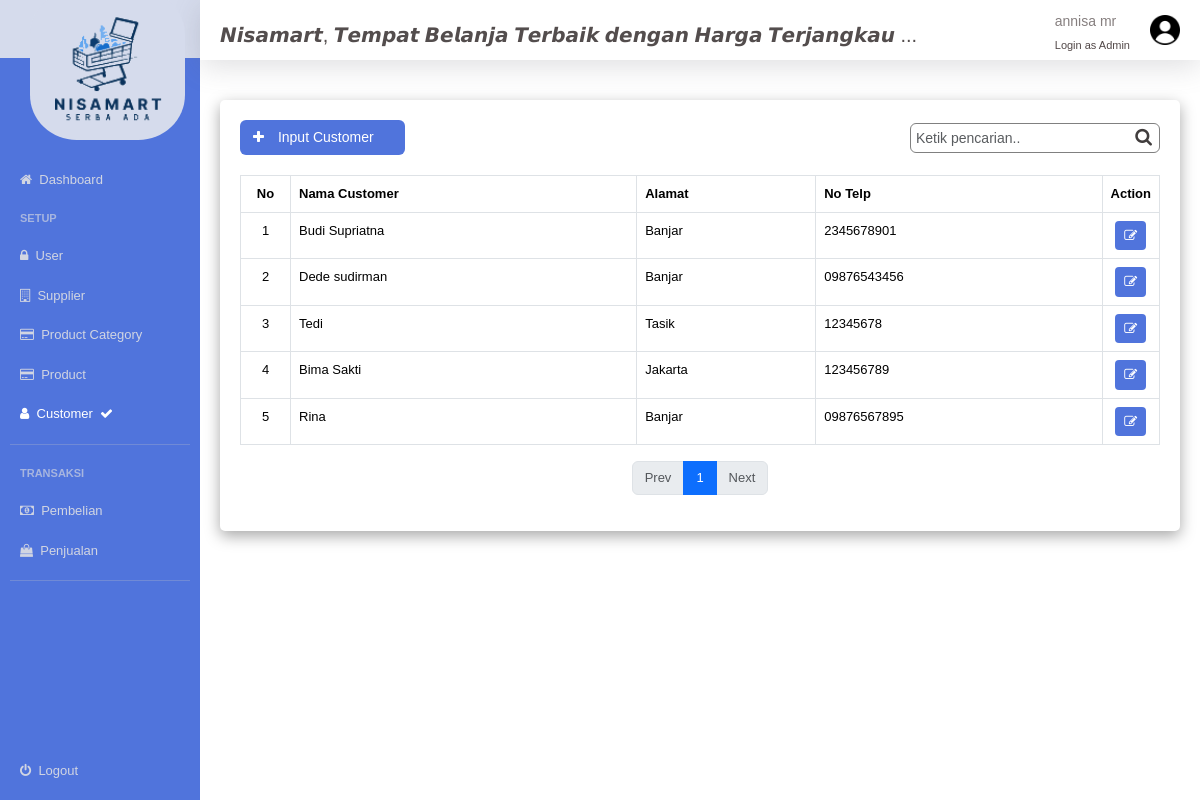
Page /adm_customers.php (signed in) on the committed database.
### tables this page shows
CREATE TABLE `pelanggan` (
  `pelanggan_id` int(11) NOT NULL,
  `toko_id` int(11) NOT NULL,
  `nama_pelanggan` varchar(50) NOT NULL,
  `alamat` varchar(100) NOT NULL,
  `no_hp` varchar(50) NOT NULL,
  `created_at` timestamp NOT NULL DEFAULT current_timestamp() ON UPDATE current_timestamp()
);

### adm_customers.php (the view, shortened to what this page needs)
<?php
include 'config/dbconnection.php';
$limit = isset($_SESSION['records-limit']) ? $_SESSION['records-limit'] : 7;
$page = (isset($_GET['page']) && is_numeric($_GET['page'])) ? $_GET['page'] : 1;
$paginationStart = ($page - 1) * $limit;
$stmt = $conn->prepare("SELECT ROW_NUMBER() OVER(ORDER BY pelanggan_id) AS no, pelanggan_id,nama_pelanggan,alamat, no_hp  FROM pelanggan order by pelanggan_id LIMIT $paginationStart, $limit");
$stmt->execute();
$data = $stmt->fetchAll();
$stmt = $conn->prepare("SELECT count(pelanggan_id) AS id FROM pelanggan");
$stmt->execute();
$countdata = $stmt->fetchAll();
$allRecrods = $countdata[0]['id'];
$totoalPages = ceil($allRecrods / $limit);
$prev = $page - 1;
$next = $page + 1;
$pnama_petugas = $_SESSION['pnama_petugas'];
$plevel = $_SESSION['plevel'];
?>
<!DOCTYPE html>
<html lang="en">
<head>
    <link rel="stylesheet" href="css/layout.css">
    <link rel="stylesheet" href="css/menu.css">
    <link rel="stylesheet" href="css/forms.css">
    <link rel="stylesheet" href="font-awesome/css/font-awesome.min.css">
    <link href="https://cdn.jsdelivr.net/npm/bootstrap@5.3.2/dist/css/bootstrap.min.css" rel="stylesheet">
</head>
<body>
    <div class="layout_container">
        <div class="layout_menu">
            <div class="menu">
                <div class="menu_header">
                    <div class="menu_header_logo">
                        <img src="images/logo.png" alt="" style="background-color:rgb(213, 219, 236);height:150px; top:-60px;left:30px;position:absolute;border-radius:30%;">
                    </div>
                </div>
                <div class="menu_detail">
                    <div class="menu_detail_data">
                        <a href="adm_dashboard.php">
                            <div class="menu_detail_icon">
                                <i class="fa fa-home"></i> &nbsp; Dashboard
                            </div>
                        </a>
                    </div>
                    <div class="menu_detail_title">
                        SETUP
                    </div>
                    <div class="menu_detail_data">
                        <a href="adm_users.php">
                            <div class="menu_detail_icon">
                                <i class="fa fa-lock"></i> &nbsp; User
                            </div>
                        </a>
                    </div>
                    <div class="menu_detail_data">
                        <a href="adm_suppliers.php">
                            <div class="menu_detail_icon">
                                <i class="fa fa-building-o"></i> &nbsp; Supplier
                            </div>
                        </a>
                    </div>
                    <div class="menu_detail_data">
                        <a href="adm_product_categories.php">
                            <div class="menu_detail_icon">
                                <i class="fa fa-credit-card"></i> &nbsp; Product Category
                            </div>
                        </a>
                    </div>
                    <div class="menu_detail_data">
                        <a href="adm_products.php">
                            <div class="menu_detail_icon">
                                <i class="fa fa-credit-card"></i> &nbsp; Product
                            </div>
                        </a>
                    </div>
                    <div class="menu_detail_data">
                        <a href="adm_customers.php">
                            <div class="menu_detail_icon menu_detail_data_active">
                                <i class="fa fa-user"></i> &nbsp; Customer &nbsp; <i class="fa fa-check"></i>
                            </div>
                        </a>
                    </div>
                </div>
                <div class="menu_divider">
                    <div class="menu_divider_style"></div>
                </div>
              <div class="menu_detail">
                    <div class="menu_detail_title">
                        TRANSAKSI
                    </div>
                    <div class="menu_detail_data">
                        <a href="adm_buy_add.php">
                            <div class="menu_detail_icon">
                                <i class="fa fa-money"></i> &nbsp; Pembelian
                            </div>
                        </a>
                    </div>
                    <div class="menu_detail_data">
                        <a href="adm_sale_add.php">
                            <div class="menu_detail_icon">
                                <i class="fa fa-shopping-bag"></i> &nbsp; Penjualan
                            </div>
                        </a>
                    </div>
                </div>
                <div class="menu_divider">
                    <div class="menu_divider_style"></div>
                </div>
                <div class="menu_footer">
                    <div class="menu_detail_data">
                        <a href="logout.php">
                            <div class="menu_detail_icon">
                                <i class="fa fa-power-off"></i> &nbsp; Logout
                            </div>
                        </a>
                    </div>
                </div>
            </div>
        </div>
        <div class="layout_form">
            <div class="forms">
                <div class="forms_header">
                    <div class="forms_header_title" style="position:relative;">
                        <div style=" display:flex;top:-10px;position:absolute;left:20px;width:100%;">
                            𝙉𝙞𝙨𝙖𝙢𝙖𝙧𝙩, 𝙏𝙚𝙢𝙥𝙖𝙩 𝘽𝙚𝙡𝙖𝙣𝙟𝙖 𝙏𝙚𝙧𝙗𝙖𝙞𝙠 𝙙𝙚𝙣𝙜𝙖𝙣 𝙃𝙖𝙧𝙜𝙖 𝙏𝙚𝙧𝙟𝙖𝙣𝙜𝙠𝙖𝙪 ...
                        </div>
                    </div>
                    <div class="forms_header_login">
                        <div class="forms_header_login_user">
                            <div class="forms_header_login_username">
                                <?php echo $pnama_petugas; ?>
                            </div>
                            <div class="forms_header_login_useraccess">
                                Login as <?php echo ucfirst($plevel); ?>
                            </div>
                        </div>
                        <div class="forms_header_login_userpic">
                            <img src="images/user.png" alt="" style="height: 30px;">
                        </div>
                    </div>
                </div>
                <div class="forms_content">
                    <div class="forms_content_title">
                    </div>
                    <div class="forms_content_box">
                        <div class="forms_content_box_toolbar">
                            <div class="forms_content_box_toolbar_item">
                                <button id="iBtnTambah" type="submit" class="btn btn-default btn-md" style="padding-right:30px;background-color:#5074dc;color:white;font-size:14px;">
                                    <span class="fa fa-plus" style="padding-right:10px;"></span> Input Customer
                                </button>
                            </div>
                            <div class="forms_content_box_toolbar_search">
                                <div style="margin-left:10px;">
                                    <input type="text" class="form-control" placeholder="Ketik pencarian.." id="cUser" style="width:250px;height:30px;border-style:solid;border-width:0.5px; border-color:#808080;padding-left:5px;font-size:14px;">
                                    <i class="fa fa-search" style="position:absolute;right:8px;top:5px;font-size:18px;"></i>
                                </div>
                            </div>
                        </div>
                        <div class="forms_content_box_tables">
                            <div style="display: block;overflow-x:auto; white-space: nowrap;width:100%;">
                                <table id="tables" class="table table-bordered table-hover">
                                    <thead>
                                        <tr>
                                            <th style="text-align:center;width:50px;">No</th>
                                            <th>Nama Customer</th>
                                            <th>Alamat</th>
                                            <th>No Telp</th>
                                            <th style="width:50px;text-align:center;">Action</th>
                                        </tr>
                                    </thead>
                                    <tbody id="tableCariUser">
                                        <?php
                                        foreach ($data as $row) {
                                            $no = $row['no'];
                                            $nama_pelanggan = $row['nama_pelanggan'];
                                            $alamat = $row['alamat'];
                                            $no_hp =  $row['no_hp'];
                                        ?>
                                            <tr>
                                                <td style="text-align:center"><?php echo $no; ?></td>
                                                <td><?php echo $nama_pelanggan; ?></td>
                                                <td><?php echo $alamat; ?></td>
                                                <td><?php echo $no_hp; ?></td>
                                                <td style="text-align:center">
                                                        <button id="BtnEdit" type="submit" class="btn btn-default btn-sm" style="background-color:#5074dc;color:white;font-size:13px;">
                                                            <span class="fa fa-edit"></span>
                                                        </button>
                                                </td>
                                            </tr>
                                        <?php } ?>
                                    </tbody>
                                </table>
                                <nav aria-label="Page navigation example mt-5">
                                    <ul class="pagination justify-content-center">
                                        <li class="page-item <?php if ($page <= 1) {
                                                                    echo 'disabled';
                                                                } ?>">
                                            <a class="page-link" style="font-size:13px;" href="<?php if ($page <= 1) {
                                                                                                    echo '#';
                                                                                                } else {
                                                                                                    echo "?page=" . $prev;
                                                                                                } ?>">Prev</a>
                                        </li>
                                        <?php for ($i = 1; $i <= $totoalPages; $i++) : ?>
                                            <li class="page-item <?php if ($page == $i) {
                                                                        echo 'active';
                                                                    } ?>">
                                                <a class="page-link" style="font-size:13px;" href="adm_customers.php?page=<?= $i; ?>"> <?= $i; ?> </a>
                                            </li>
                                        <?php endfor; ?>
                                        <li class="page-item <?php if ($page >= $totoalPages) {
                                                                    echo 'disabled';
                                                                } ?>">
                                            <a class="page-link" style="font-size:13px;" href="<?php if ($page >= $totoalPages) {
                                                                                                    echo '#';
                                                                                                } else {
                                                                                                    echo "?page=" . $next;
                                                                                                } ?>">Next</a>
                                        </li>
                                    </ul>
                                </nav>
                            </div>
                        </div>
                    </div>
                </div>
            </div>
        </div>
    </div>
</body>
</html>

### css/layout.css (style rules this page uses)
body { margin:0px; }
.layout_container { display: flex; height: 100vh; width:100%; }
.layout_menu { display:flex; width:20%; height: 100vh; background-color: #5074dc; }
.layout_form { display:flex; width:100%; background-color: white; }

### css/menu.css (style rules this page uses)
.menu { display:flex; flex-direction: column; width: 100%; height: 100vh; font-family: Verdana, Geneva, Tahoma, sans-serif; }
.menu_header { display: flex; flex-direction: row; width:100%; height: 100px; align-items: center; background-color: rgb(213, 219, 236); margin-bottom: 50px; }
.menu_header_logo { display: flex; position:relative; }
.menu_detail { display: flex; flex-direction: column; width: 100%; }
.menu_detail_title { display: flex; color:#a7b5df; font-size: 11px; font-weight: bold; padding-left: 20px; padding-top:20px; }
.menu_detail_data { display: flex; flex-direction: row; align-items: center; cursor: pointer; }
.menu_detail_data { display: flex; flex-direction: row; align-items: center; color:#d1d5e2; }
.menu_detail_data a { font-size: 13px; text-decoration: none; color:#d1d5e2; }
.menu_detail_data_active { cursor: pointer; color:white; }
.menu_detail_icon { display: flex; align-items: center; padding-left: 20px; padding-top:20px; font-size: 13px; }
.menu_divider { display: flex; justify-content: center; width: 100%; margin-top: 20px; }
.menu_divider_style { width: 90%; border-style:solid; border-top-width: 0.1rem; border-bottom-width: 0px; border-left-width: 0px; border-right-width: 0px; border-color: #708ad6; }
.menu_footer { position: fixed; bottom:20px; }

### css/forms.css (style rules this page uses)
.forms { display: flex; flex-direction: column; width: 100%; font-family: Verdana, Geneva, Tahoma, sans-serif; }
.forms_header { display: flex; align-items: center; justify-content: space-between; width: 100%; height: 60px; box-shadow: rgba(100, 100, 111, 0.2) 0px 7px 29px 0px; }
.forms_header_title { display: flex; font-size: 20px; padding-left: 20px; font-weight: 500; flex:1; color:rgb(83, 77, 77); }
.forms_header_login { display: flex; flex-direction: row; align-items: center; }
.forms_header_login_user { display: flex; flex-direction: column; justify-content: center; }
.forms_header_login_username { padding-top: 5px; font-size: 14px; font-weight: 500; color:rgb(134, 127, 127); }
.forms_header_login_useraccess { padding-top: 5px; font-size: 11px; font-weight: 500; color:rgb(82, 72, 72); }
.forms_header_login_userpic { display: flex; margin-left: 20px; margin-right: 20px; }
.forms_content { display: flex; flex-direction: column; overflow-y: scroll; flex:1; }
.forms_content_title { display: flex; flex-direction: row; align-items: center; color:rgb(65, 61, 61); width: 100%; height: 5vh; }
.forms_content_box { display: flex; flex-direction: column; margin:0px 20px 20px 20px; border-radius: 5px; box-shadow: rgba(0, 0, 0, 0.35) 0px 5px 15px; }
.forms_content_box_toolbar { display: flex; flex-direction: row; align-items: center; justify-content: space-between; color:rgb(65, 61, 61); width: 100%; text-decoration: none; margin-top: 20px; }
.forms_content_box_toolbar_item { display: flex; padding-left: 20px; align-items: center; text-decoration: none; }
.forms_content_box_toolbar_search { display: flex; justify-content: end; position:relative; font-size:14px; margin-right: 20px; }
.forms_content_box_tables { font-size: 13px; margin:20px 20px 20px 20px; }

### rows in the picture
pelanggan: no "1", nama_pelanggan "Budi Supriatna", alamat "Banjar", no_hp "2345678901"
pelanggan: no "2", nama_pelanggan "Dede sudirman", alamat "Banjar", no_hp "09876543456"
pelanggan: no "3", nama_pelanggan "Tedi", alamat "Tasik", no_hp "12345678"
pelanggan: no "4", nama_pelanggan "Bima Sakti", alamat "Jakarta", no_hp "123456789"
pelanggan: no "5", nama_pelanggan "Rina", alamat "Banjar", no_hp "09876567895"

### other values in the picture
$pnama_petugas "annisa mr"
$plevel "Admin"
